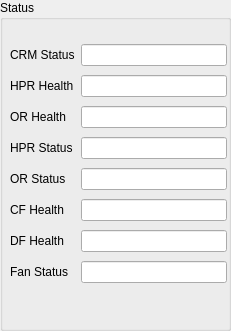
                    <widget class="QGroupBox" name="groupBox_crm1_2">
                     <property name="geometry">
                      <rect>
                       <x>440</x>
                       <y>0</y>
                       <width>231</width>
                       <height>331</height>
                      </rect>
                     </property>
                     <property name="title">
                      <string>Status</string>
                     </property>
                     <widget class="QWidget" name="layoutWidget_2">
                      <property name="geometry">
                       <rect>
                        <x>10</x>
                        <y>41</y>
                        <width>217</width>
                        <height>251</height>
                       </rect>
                      </property>
                      <layout class="QGridLayout" name="gridLayout_crm1_2">
                       <item row="0" column="0">
                        <widget class="QLabel" name="label_crm_status_2">
                         <property name="text">
                          <string>CRM Status</string>
                         </property>
                        </widget>
                       </item>
                       <item row="0" column="1">
                        <widget class="QLineEdit" name="lineEdit_crm_status_2">
                         <property name="readOnly">
                          <bool>true</bool>
                         </property>
                        </widget>
                       </item>
                       <item row="1" column="0">
                        <widget class="QLabel" name="label_hpr_health_2">
                         <property name="text">
                          <string>HPR Health</string>
                         </property>
                        </widget>
                       </item>
                       <item row="1" column="1">
                        <widget class="QLineEdit" name="lineEdit_hpr_health_2">
                         <property name="readOnly">
                          <bool>true</bool>
                         </property>
                        </widget>
                       </item>
                       <item row="2" column="0">
                        <widget class="QLabel" name="label_or_health_2">
                         <property name="text">
                          <string>OR Health</string>
                         </property>
                        </widget>
                       </item>
                       <item row="2" column="1">
                        <widget class="QLineEdit" name="lineEdit_or_health_2">
                         <property name="readOnly">
                          <bool>true</bool>
                         </property>
                        </widget>
                       </item>
                       <item row="3" column="0">
                        <widget class="QLabel" name="label_hpr_status_2">
                         <property name="text">
                          <string>HPR Status</string>
                         </property>
                        </widget>
                       </item>
                       <item row="3" column="1">
                        <widget class="QLineEdit" name="lineEdit_hpr_status_2">
                         <property name="readOnly">
                          <bool>true</bool>
                         </property>
                        </widget>
                       </item>
                       <item row="4" column="0">
                        <widget class="QLabel" name="label_or_status_2">
                         <property name="text">
                          <string>OR Status</string>
                         </property>
                        </widget>
                       </item>
                       <item row="4" column="1">
                        <widget class="QLineEdit" name="lineEdit_or_status_2">
                         <property name="readOnly">
                          <bool>true</bool>
                         </property>
                        </widget>
                       </item>
                       <item row="5" column="0">
                        <widget class="QLabel" name="label_cfet_health_2">
                         <property name="text">
                          <string>CF Health</string>
                         </property>
                        </widget>
                       </item>
                       <item row="5" column="1">
                        <widget class="QLineEdit" name="lineEdit_cfet_health_2">
                         <property name="readOnly">
                          <bool>true</bool>
                         </property>
                        </widget>
                       </item>
                       <item row="6" column="0">
                        <widget class="QLabel" name="label_dfet_health_2">
                         <property name="text">
                          <string>DF Health</string>
                         </property>
                        </widget>
                       </item>
                       <item row="6" column="1">
                        <widget class="QLineEdit" name="lineEdit_dfet_health_2">
                         <property name="readOnly">
                          <bool>true</bool>
                         </property>
                        </widget>
                       </item>
                       <item row="7" column="0">
                        <widget class="QLabel" name="label_fan_status_2">
                         <property name="text">
                          <string>Fan Status</string>
                         </property>
                        </widget>
                       </item>
                       <item row="7" column="1">
                        <widget class="QLineEdit" name="lineEdit_fan_status_2">
                         <property name="readOnly">
                          <bool>true</bool>
                         </property>
                        </widget>
                       </item>
                      </layout>
                     </widget>
                    </widget>
